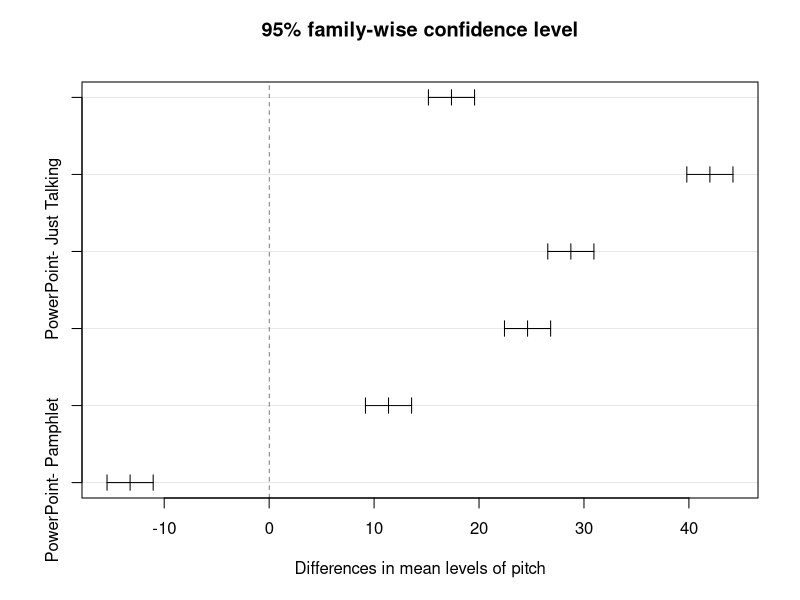
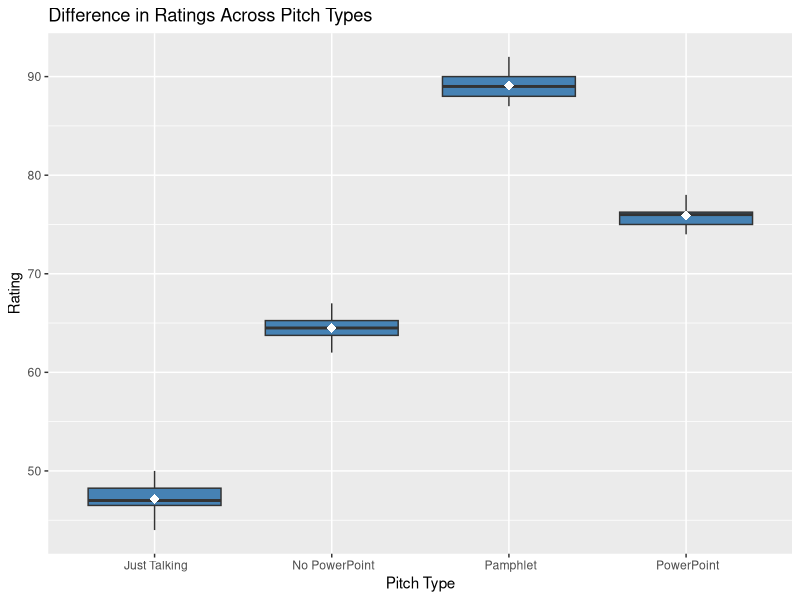
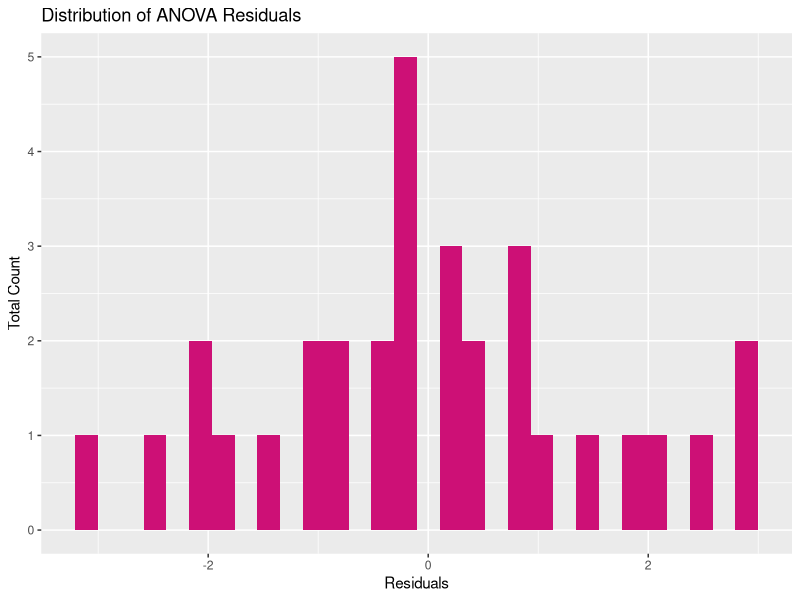
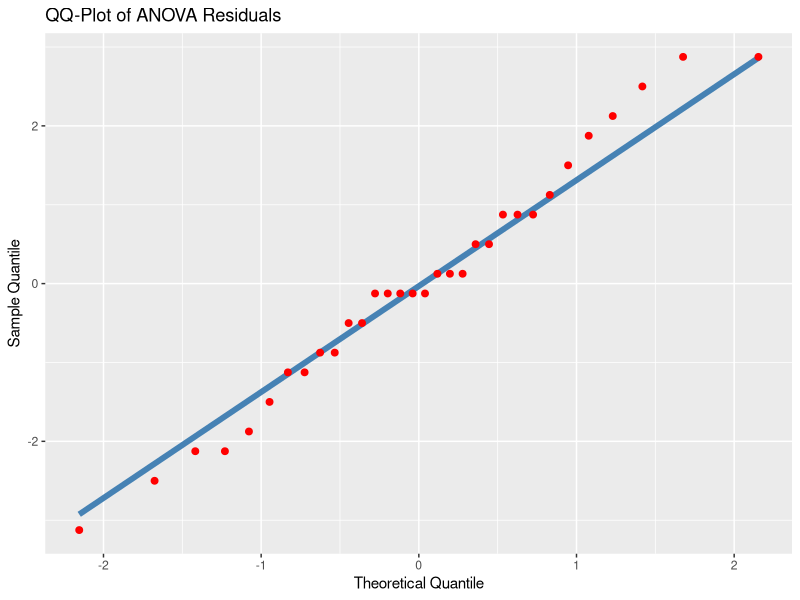
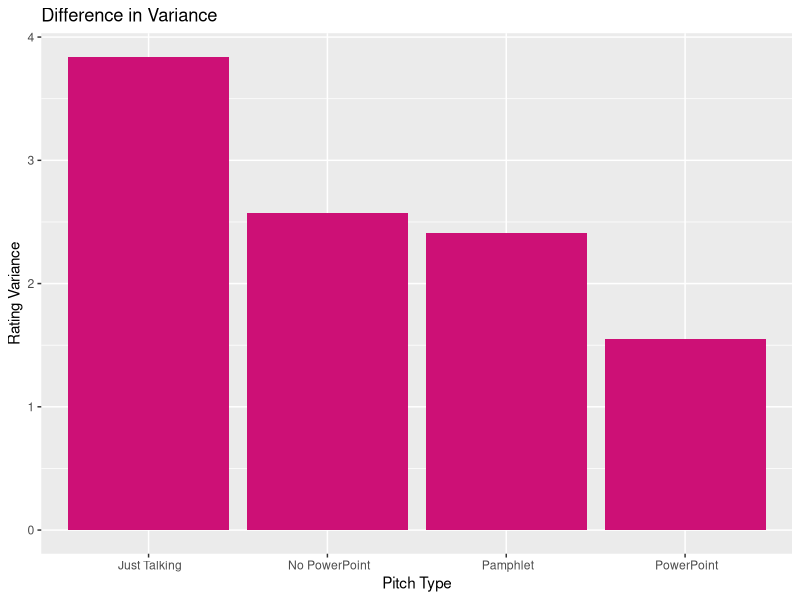

R code for these plots, in order:
library("ggplot2")
pitch_rank_data <- read.csv("one_way_anova.csv") # missing values filled via mean of category

single_model <- aov(rating~pitch, data=pitch_rank_data)
summary(single_model)
plot(TukeyHSD(single_model))

# boxplots of different pitch type means
ggplot(pitch_rank_data, aes(x = factor(pitch), y = rating)) +
  geom_boxplot(fill = "steelblue") +
  stat_summary(fun = "mean", geom = "point", shape = 18, size = 3, color = "white") +
  labs(title = "Difference in Ratings Across Pitch Types", x = "Pitch Type", y = "Rating")


res <- data.frame(residuals(single_model))
colnames(res) <- c("residuals")

# bar graph of ANOVA residuals 
ggplot(res, aes(x = residuals)) +
  geom_histogram(fill = "deeppink3") +
  labs(title = "Distribution of ANOVA Residuals", x = "Residuals", y = "Total Count")

# QQ-plot of ANOVA residuals 
ggplot(res, aes(sample = residuals)) +
  stat_qq_line(color = "steelblue", linewidth = 2) +
  stat_qq(color = "red", size = 2) +
  labs(title = "QQ-Plot of ANOVA Residuals", x = "Theoretical Quantile", y = "Sample Quantile")

# bar graph of different pitch type variances
ggplot(pitch_rank_data, aes(x = factor(pitch), y = rating)) +
  stat_summary(fun = var, geom = "bar", fill = "deeppink3") +
  labs(title = "Difference in Variance", x = "Pitch Type", y = "Rating Variance")
